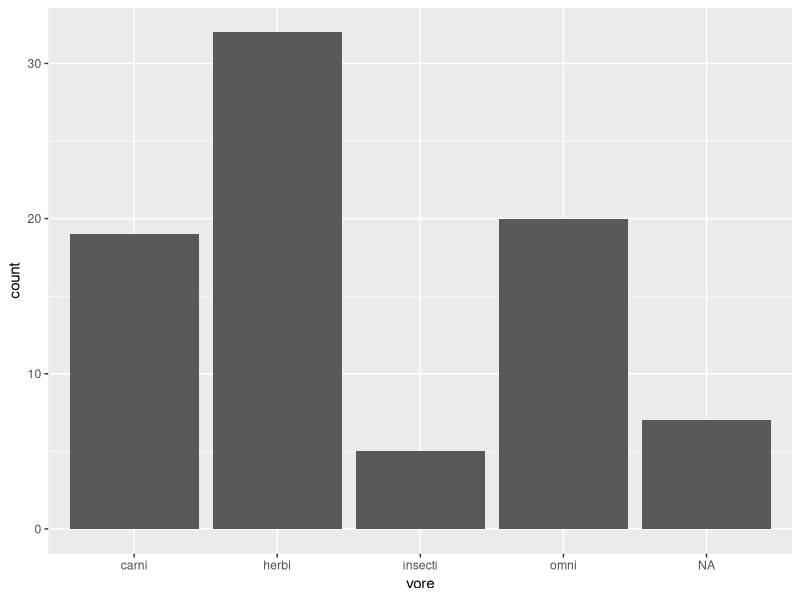
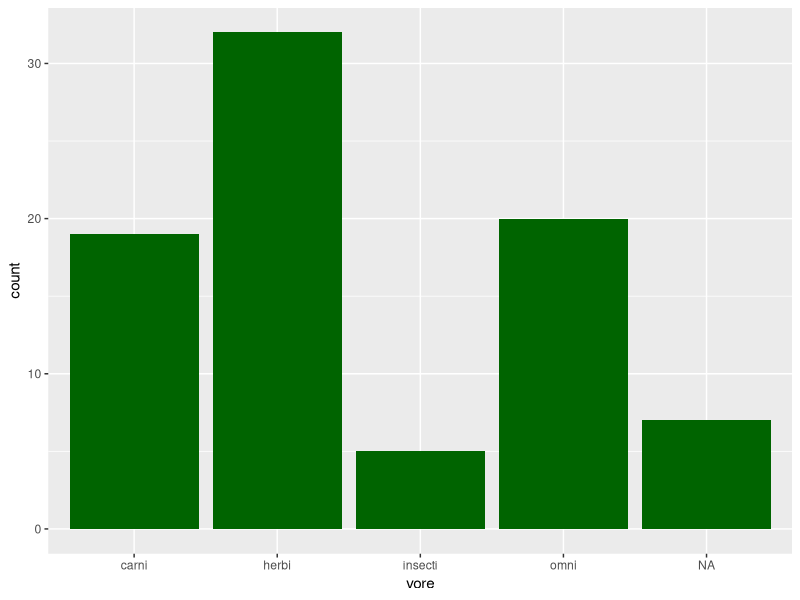
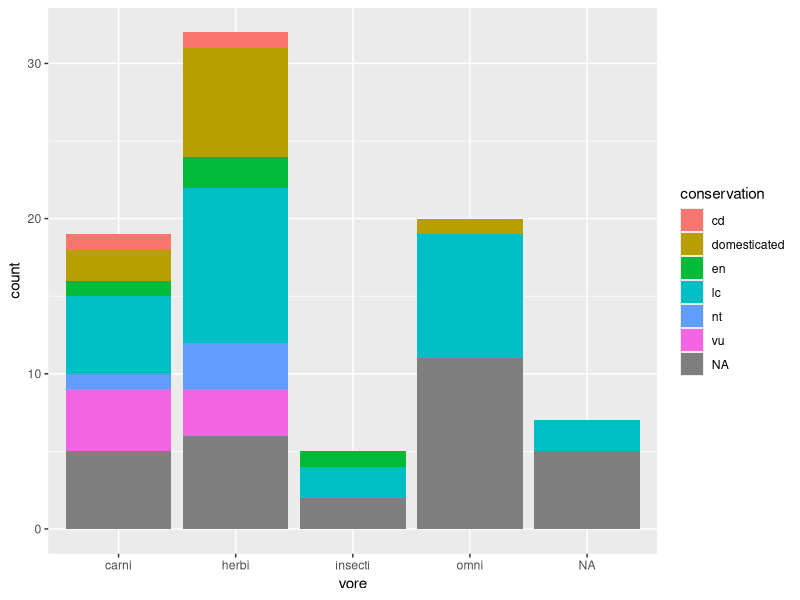
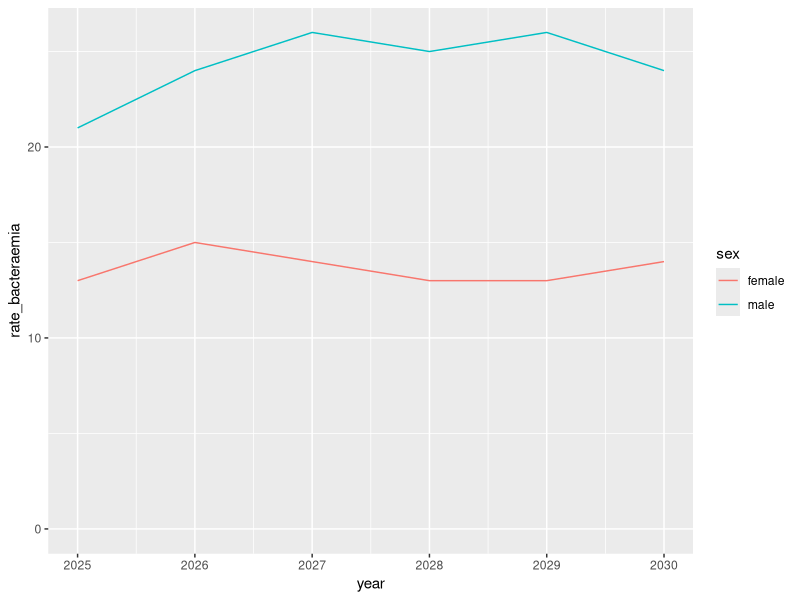
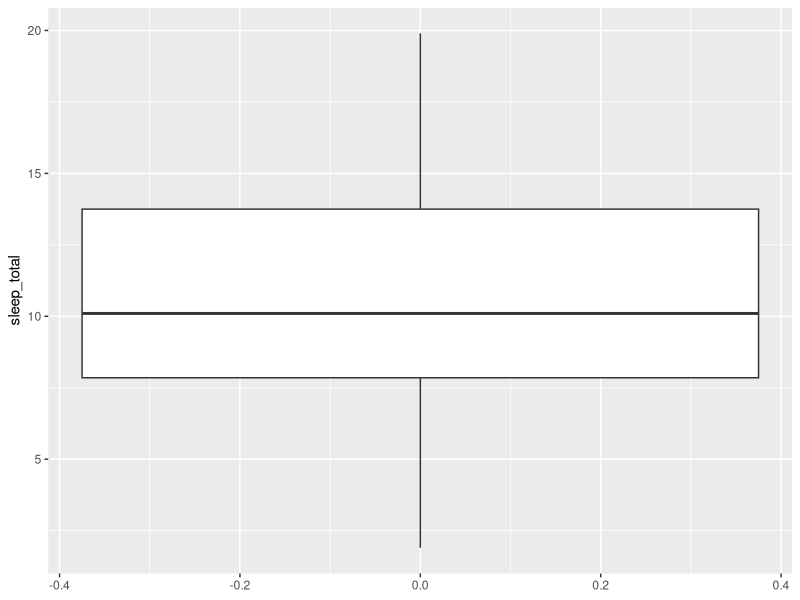
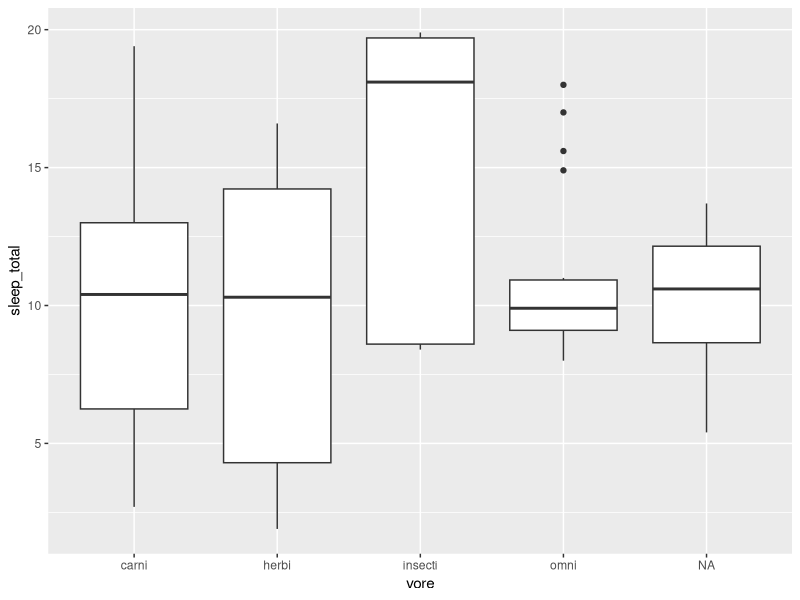
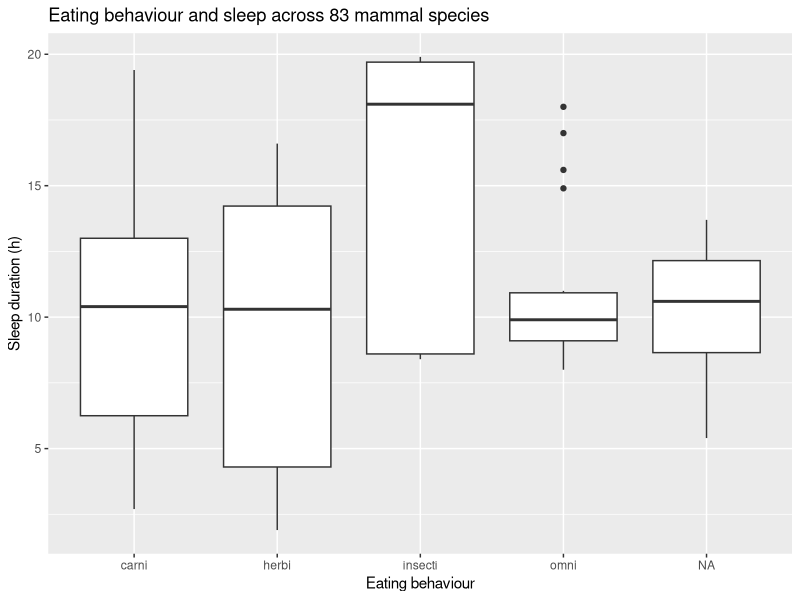
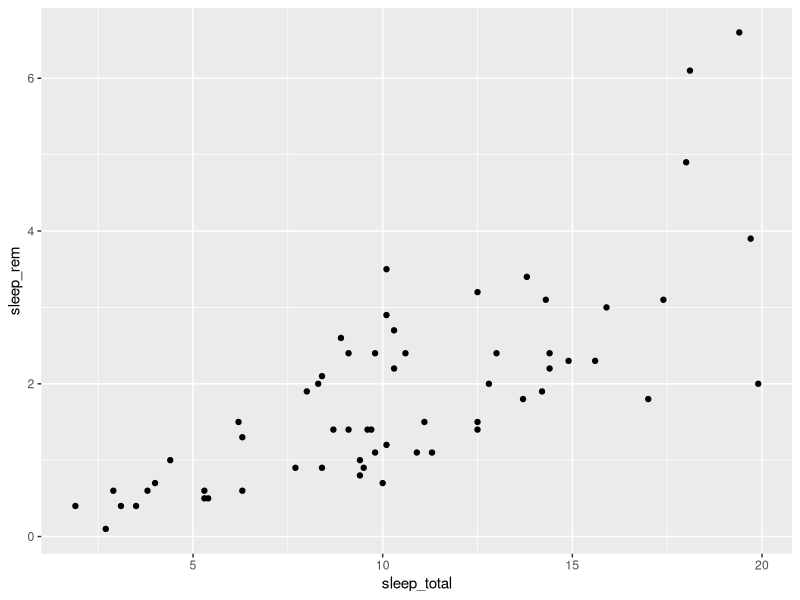

Write the R code that produced these figures, in order.
## ---- chunk 1
library(tidyverse)
## ---- chunk 2
bacteraemias <- read_csv("./data/bacteraemias.csv")

# Your code below

## ---- chunk 3
# Import data
msleep <- ggplot2::msleep

# Preview of dataset
msleep

# RStudio Viewer
View(msleep)

# Structure
glimpse(msleep)
## ---- chunk 4
# You start with the dataset and variable to plot
ggplot(msleep, aes(x = vore)) +
  # You then add the type of graph
  geom_bar()
## ---- chunk 5
# ggplot(msleep, aes(x = Vore)
#   geom_bar()
## ---- chunk 6

## ---- chunk 7
ggplot(msleep, aes(x = vore)) +
  geom_bar(fill = "darkgreen")
## ---- chunk 8
ggplot(msleep, aes(x = vore, fill = conservation)) +
  geom_bar()
## ---- chunk 9

## ---- chunk 10
library(tidyverse)
dat <- tribble(
    ~sex, ~year, ~rate_bacteraemia,
    "female", 2025, 13,
    "female", 2026, 15,
    "female", 2027, 14,
    "female", 2028, 13,
    "female", 2029, 13,
    "female", 2030, 14,
    "male", 2025, 21,
    "male", 2026, 24,
    "male", 2027, 26,
    "male", 2028, 25,
    "male", 2029, 26,
    "male", 2030, 24)

dat |>
    ggplot(aes(x = year, y = rate_bacteraemia, colour = sex)) +
    geom_line() +
    coord_cartesian(ylim = c(0, NA))
## ---- chunk 11
ggplot(msleep, aes(y = sleep_total)) +
  geom_boxplot()
## ---- chunk 12
ggplot(msleep, aes(x = vore, y = sleep_total)) +
  geom_boxplot()
## ---- chunk 13
ggplot(msleep, aes(x = vore, y = sleep_total)) +
  geom_boxplot() +
  labs(title = "Eating behaviour and sleep across 83 mammal species",
       x = "Eating behaviour",
       y = "Sleep duration (h)")
## ---- chunk 14
# Dataframe and variables

# Graph type

# Labels

## ---- chunk 15
ggplot(msleep, aes(x = sleep_total, y = sleep_rem)) +
  geom_point()
## ---- chunk 16

## ---- chunk 17
ggplot(msleep, aes(x = sleep_total, y = sleep_rem)) +
  geom_point(aes(colour = vore))
## ---- chunk 18

## ---- chunk 19
ggplot(msleep, aes(x = sleep_total, y = sleep_rem)) +
  geom_smooth(method = "lm", colour = "darkgrey", linetype = "dashed") +
  geom_point(aes(shape = vore, colour = conservation)) +
  coord_cartesian(xlim = c(0, 20)) +
  labs(title = "Relationship between total and REM sleep duration",
       subtitle = "Among 83 mammal species",
       x = "Daily hours of sleep",
       y = "Daily hours of REM sleep",
       colour = "Conservation\nstatus",
       shape = "Eating behaviour",
       caption = "Data: Savage & West 2007, 'A quantitative, theoretical framework for understanding mammalian sleep'"
       ) +
  theme_bw() +
  scale_colour_brewer(palette  = "Dark2")
## ---- chunk 20
ggsave("REM_mammals_scatterplot.png")
## ---- chunk 21

## ---- chunk 22
# Recap exercise
# You can check if you have a package installed by going to the Packages panel (bottom right of the screen)
# You can install a package by clicking on the Install button (in that panel)
min(bacteraemias$wbc)
min_white <- min(bacteraemias$wbc)

# Exercise 2
ggplot(msleep, aes(x = vore)) +
   geom_bar()

# Exercise 3
ggplot(msleep, aes(x = conservation)) +
   geom_bar()

# Exercise 4
ggplot(msleep, aes(x = conservation, fill = vore)) +
  geom_bar() 
